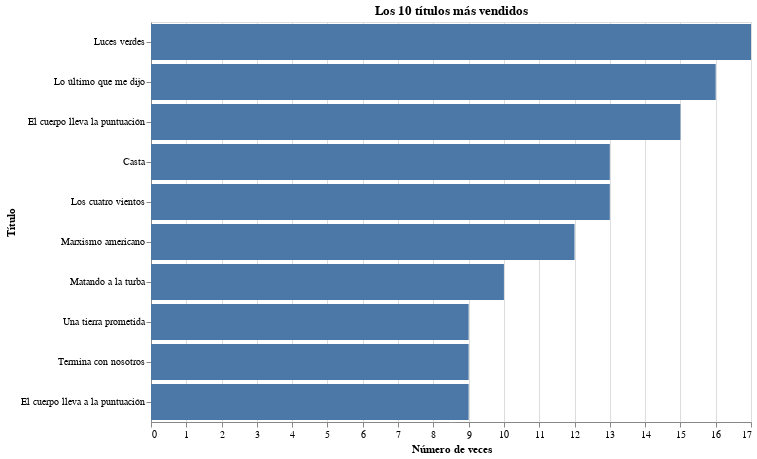

Source (notebook cell):
### Code cell
import pandas as pd
import altair as alt

# Cargar el archivo CSV con delimitador ';'
data = pd.read_csv('/content/Arancibia_base_datos23.csv', delimiter=';')
data.columns = ['Título', 'Autor', 'Semana', 'Categoría', 'Semanas en ranking']

# Agrupar los datos por título y contar las ocurrencias
titles_counts = data.groupby('Título').size().reset_index(name='Conteo')

# Ordenar los títulos por conteo de forma descendente y seleccionar los 10 primeros
top_10_titles = titles_counts.sort_values('Conteo', ascending=False).head(10)

# Encontrar el valor máximo en el eje x para los 10 primeros
max_count = top_10_titles['Conteo'].max()

# Crear el gráfico de barras con escalas ajustadas
chart = alt.Chart(top_10_titles).mark_bar().encode(
    x=alt.X('Conteo:Q', title='Número de veces', scale=alt.Scale(domain=(0, max_count))),
    y=alt.Y('Título:N', sort='-x', title='Título')
).properties(
    width=600,
    height=400,
    title='Los 10 títulos más vendidos'
)

# Mostrar el gráfico
chart

### Figure 1 — Vega-Lite specification as saved in the notebook (floating-point values rounded to 4 significant figures)
{"config": {"view": {"continuousWidth": 400, "continuousHeight": 300}}, "data": {"name": "data-fb3a9a6189eb32a835f1b6b7bdaf18ce"}, "mark": "bar", "encoding": {"x": {"field": "Conteo", "scale": {"domain": [0, 17]}, "title": "Número de veces", "type": "quantitative"}, "y": {"field": "Título", "sort": "-x", "title": "Título", "type": "nominal"}}, "height": 400, "title": "Los 10 títulos más vendidos", "width": 600, "$schema": "https://vega.github.io/schema/vega-lite/v4.17.0.json", "datasets": {"data-fb3a9a6189eb32a835f1b6b7bdaf18ce": [{"Título": "Luces verdes", "Conteo": 17}, {"Título": "Lo último que me dijo", "Conteo": 16}, {"Título": "El cuerpo lleva la puntuación", "Conteo": 15}, {"Título": "Casta", "Conteo": 13}, {"Título": "Los cuatro vientos", "Conteo": 13}, {"Título": "Marxismo americano", "Conteo": 12}, {"Título": "Matando a la turba", "Conteo": 10}, {"Título": "Una tierra prometida", "Conteo": 9}, {"Título": "Termina con nosotros", "Conteo": 9}, {"Título": "El cuerpo lleva a la puntuación", "Conteo": 9}]}}
